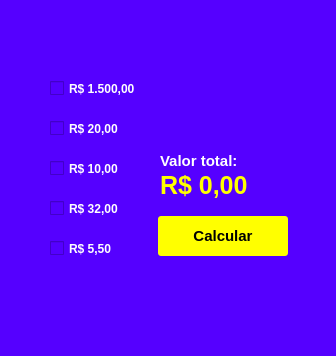
<?xml version="1.0" encoding="UTF-8"?>
<ui version="4.0">
 <class>MainWindow</class>
 <widget class="QMainWindow" name="MainWindow">
  <property name="geometry">
   <rect>
    <x>0</x>
    <y>0</y>
    <width>336</width>
    <height>356</height>
   </rect>
  </property>
  <property name="windowTitle">
   <string>Calculadora de Preços (Aula 16 - CheckBox)</string>
  </property>
  <property name="styleSheet">
   <string notr="true">background-color:rgb(85, 0, 255);</string>
  </property>
  <widget class="QWidget" name="centralwidget">
   <widget class="QPushButton" name="pushButton">
    <property name="geometry">
     <rect>
      <x>158</x>
      <y>216</y>
      <width>130</width>
      <height>40</height>
     </rect>
    </property>
    <property name="cursor">
     <cursorShape>PointingHandCursor</cursorShape>
    </property>
    <property name="styleSheet">
     <string notr="true">QPushButton{background-color:rgb(255, 255, 0);font-weight:bold;font-size:15px;border:0;border-radius:3px;} QPushButton:hover{background-color:rgb(195, 195, 0);}QPushButton:pressed{background-color:rgb(81, 81, 0);}</string>
    </property>
    <property name="text">
     <string>Calcular</string>
    </property>
   </widget>
   <widget class="QLabel" name="label">
    <property name="geometry">
     <rect>
      <x>160</x>
      <y>146</y>
      <width>120</width>
      <height>30</height>
     </rect>
    </property>
    <property name="styleSheet">
     <string notr="true">font-size:15px;font-weight:bold;color:#fff;</string>
    </property>
    <property name="text">
     <string>Valor total:</string>
    </property>
   </widget>
   <widget class="QCheckBox" name="checkBox">
    <property name="geometry">
     <rect>
      <x>50</x>
      <y>80</y>
      <width>91</width>
      <height>17</height>
     </rect>
    </property>
    <property name="styleSheet">
     <string notr="true">color:#fff;font-weight:bold;</string>
    </property>
    <property name="text">
     <string>R$ 1.500,00</string>
    </property>
   </widget>
   <widget class="QCheckBox" name="checkBox_2">
    <property name="geometry">
     <rect>
      <x>50</x>
      <y>120</y>
      <width>91</width>
      <height>17</height>
     </rect>
    </property>
    <property name="styleSheet">
     <string notr="true">color:#fff;font-weight:bold;</string>
    </property>
    <property name="text">
     <string>R$ 20,00</string>
    </property>
   </widget>
   <widget class="QCheckBox" name="checkBox_3">
    <property name="geometry">
     <rect>
      <x>50</x>
      <y>160</y>
      <width>91</width>
      <height>17</height>
     </rect>
    </property>
    <property name="styleSheet">
     <string notr="true">color:#fff;font-weight:bold;</string>
    </property>
    <property name="text">
     <string>R$ 10,00</string>
    </property>
   </widget>
   <widget class="QCheckBox" name="checkBox_4">
    <property name="geometry">
     <rect>
      <x>50</x>
      <y>200</y>
      <width>91</width>
      <height>17</height>
     </rect>
    </property>
    <property name="styleSheet">
     <string notr="true">color:#fff;font-weight:bold;</string>
    </property>
    <property name="text">
     <string>R$ 32,00</string>
    </property>
   </widget>
   <widget class="QCheckBox" name="checkBox_5">
    <property name="geometry">
     <rect>
      <x>50</x>
      <y>240</y>
      <width>91</width>
      <height>17</height>
     </rect>
    </property>
    <property name="styleSheet">
     <string notr="true">color:#fff;font-weight:bold;</string>
    </property>
    <property name="text">
     <string>R$ 5,50</string>
    </property>
   </widget>
   <widget class="QLabel" name="label_2">
    <property name="geometry">
     <rect>
      <x>160</x>
      <y>170</y>
      <width>151</width>
      <height>30</height>
     </rect>
    </property>
    <property name="styleSheet">
     <string notr="true">font-size:25px;font-weight:bold;color:rgb(255, 255, 0);</string>
    </property>
    <property name="text">
     <string>R$ 0,00</string>
    </property>
   </widget>
  </widget>
 </widget>
 <resources/>
 <connections/>
</ui>
